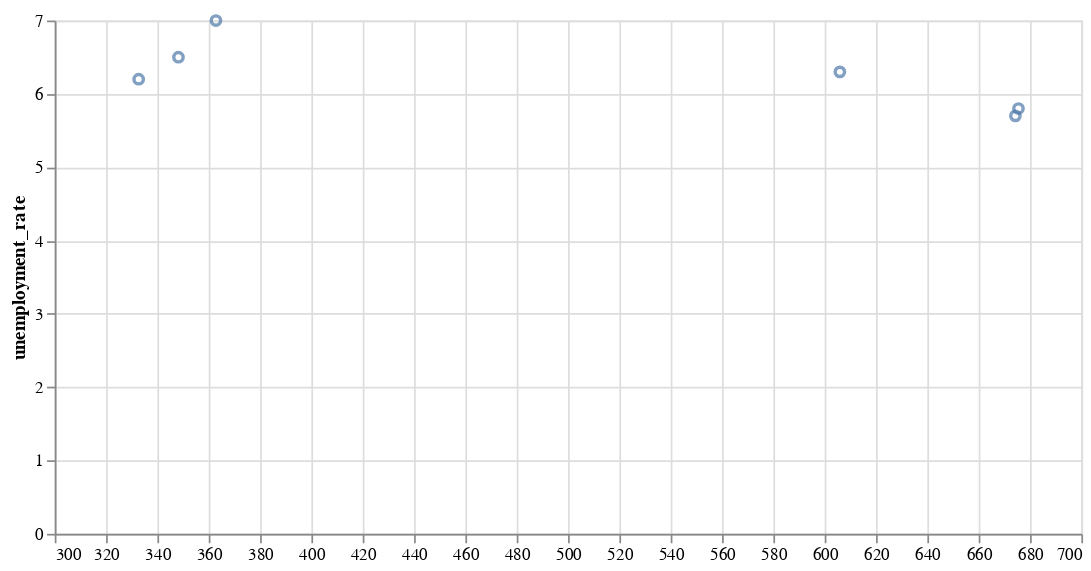

Write notebook code for a chart like this one.
### Code cell
alt.Chart(mb_merged_df).mark_point().encode(
    x=alt.X('Net Profit/Loss:Q', title='',scale=alt.Scale(zero=False)),
    y=alt.Y('unemployment_rate:Q')
).properties(width=600, height=300)

### Figure 1 — Vega-Lite specification as saved in the notebook (floating-point values rounded to 4 significant figures)
{"config": {"view": {"continuousWidth": 400, "continuousHeight": 300}}, "data": {"name": "data-c1a5a68c013585a4880cd97ef65cac97"}, "mark": "point", "encoding": {"x": {"field": "Net Profit/Loss", "scale": {"zero": false}, "title": "", "type": "quantitative"}, "y": {"field": "unemployment_rate", "type": "quantitative"}}, "height": 300, "width": 600, "$schema": "https://vega.github.io/schema/vega-lite/v4.17.0.json", "datasets": {"data-c1a5a68c013585a4880cd97ef65cac97": [{"Geography": "Canada", "Location indicator - code": 1.0, "Location indicator": "Rural", "Reference year": 2017, "Net Profit/Loss": "362.8", "unemployment_rate": 7.0}, {"Geography": "Canada", "Location indicator - code": 2.0, "Location indicator": "Urban", "Reference year": 2017, "Net Profit/Loss": "605.9", "unemployment_rate": 6.3}, {"Geography": "Canada", "Location indicator - code": 1.0, "Location indicator": "Rural", "Reference year": 2018, "Net Profit/Loss": "348.2", "unemployment_rate": 6.5}, {"Geography": "Canada", "Location indicator - code": 2.0, "Location indicator": "Urban", "Reference year": 2018, "Net Profit/Loss": "675.5", "unemployment_rate": 5.8}, {"Geography": "Canada", "Location indicator - code": 1.0, "Location indicator": "Rural", "Reference year": 2019, "Net Profit/Loss": "332.7", "unemployment_rate": 6.2}, {"Geography": "Canada", "Location indicator - code": 2.0, "Location indicator": "Urban", "Reference year": 2019, "Net Profit/Loss": "674.3", "unemployment_rate": 5.7}]}}
